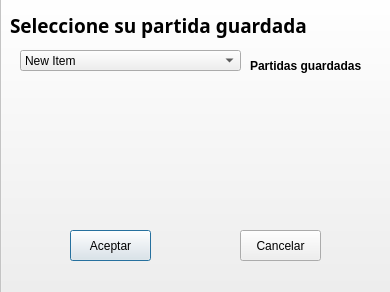
<?xml version="1.0" encoding="UTF-8"?>
<ui version="4.0">
 <class>Dialog</class>
 <widget class="QDialog" name="Dialog">
  <property name="geometry">
   <rect>
    <x>0</x>
    <y>0</y>
    <width>390</width>
    <height>292</height>
   </rect>
  </property>
  <property name="windowTitle">
   <string>Dialog</string>
  </property>
  <widget class="QComboBox" name="comboBox">
   <property name="geometry">
    <rect>
     <x>20</x>
     <y>50</y>
     <width>221</width>
     <height>21</height>
    </rect>
   </property>
   <item>
    <property name="text">
     <string>New Item</string>
    </property>
   </item>
   <item>
    <property name="text">
     <string>New Item2</string>
    </property>
   </item>
  </widget>
  <widget class="QLabel" name="label">
   <property name="geometry">
    <rect>
     <x>250</x>
     <y>50</y>
     <width>121</width>
     <height>31</height>
    </rect>
   </property>
   <property name="font">
    <font>
     <pointsize>9</pointsize>
     <weight>75</weight>
     <bold>true</bold>
    </font>
   </property>
   <property name="text">
    <string>Partidas guardadas</string>
   </property>
  </widget>
  <widget class="QLabel" name="label_2">
   <property name="geometry">
    <rect>
     <x>10</x>
     <y>10</y>
     <width>301</width>
     <height>31</height>
    </rect>
   </property>
   <property name="font">
    <font>
     <family>MS PGothic</family>
     <pointsize>14</pointsize>
     <weight>75</weight>
     <bold>true</bold>
    </font>
   </property>
   <property name="text">
    <string>Seleccione su partida guardada</string>
   </property>
  </widget>
  <widget class="QPushButton" name="pushButton">
   <property name="geometry">
    <rect>
     <x>70</x>
     <y>230</y>
     <width>81</width>
     <height>31</height>
    </rect>
   </property>
   <property name="text">
    <string>Aceptar</string>
   </property>
   <property name="icon">
    <iconset>
     <normaloff>images/visto1.png</normaloff>images/visto1.png</iconset>
   </property>
   <property name="iconSize">
    <size>
     <width>25</width>
     <height>25</height>
    </size>
   </property>
  </widget>
  <widget class="QPushButton" name="pushButton_2">
   <property name="geometry">
    <rect>
     <x>240</x>
     <y>230</y>
     <width>81</width>
     <height>31</height>
    </rect>
   </property>
   <property name="text">
    <string>Cancelar</string>
   </property>
   <property name="icon">
    <iconset>
     <normaloff>images/x.png</normaloff>images/x.png</iconset>
   </property>
   <property name="iconSize">
    <size>
     <width>25</width>
     <height>25</height>
    </size>
   </property>
  </widget>
  <widget class="QPushButton" name="pushButton_3">
   <property name="enabled">
    <bool>false</bool>
   </property>
   <property name="geometry">
    <rect>
     <x>0</x>
     <y>-10</y>
     <width>401</width>
     <height>311</height>
    </rect>
   </property>
   <property name="text">
    <string/>
   </property>
   <property name="icon">
    <iconset>
     <normaloff>images/Sudoku.png</normaloff>
     <normalon>images/Sudoku.png</normalon>
     <disabledoff>images/Sudoku.png</disabledoff>
     <disabledon>images/Sudoku.png</disabledon>images/Sudoku.png</iconset>
   </property>
   <property name="iconSize">
    <size>
     <width>407</width>
     <height>159</height>
    </size>
   </property>
  </widget>
  <zorder>pushButton_3</zorder>
  <zorder>comboBox</zorder>
  <zorder>label</zorder>
  <zorder>label_2</zorder>
  <zorder>pushButton</zorder>
  <zorder>pushButton_2</zorder>
 </widget>
 <resources/>
 <connections/>
</ui>
